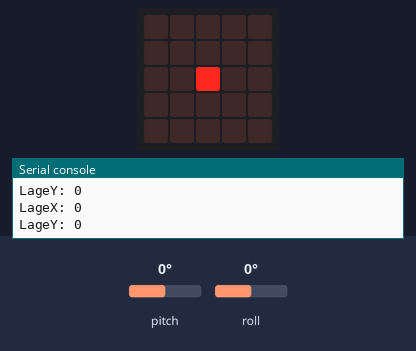
A program run on a simulated Calliope mini (MakeCode). Parts: the board's 5×5 LED display, the last lines printed to the serial console. The test bench sets the inputs (shaded band); at power-on: pitch 0°, roll 0°.

Above: at 1.2 s.
1.3 s: pitch set to -172°
At 1.9 s:
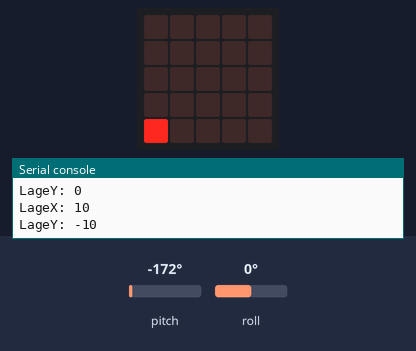
3.0 s: roll set to -172°
At 4.3 s:
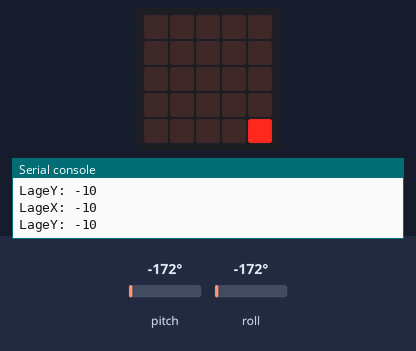
4.6 s: pitch set to 90°
At 5.6 s:
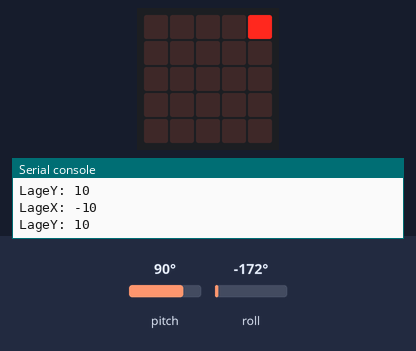
6.2 s: roll set to 0°
At 6.8 s:
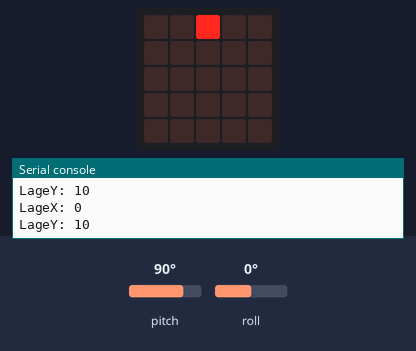
7.7 s: pitch set to -90°
At 9.0 s:
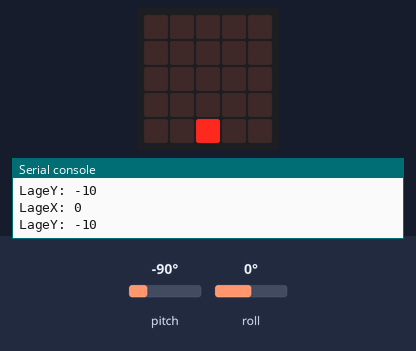
9.3 s: pitch set to 0°
At 10.4 s:
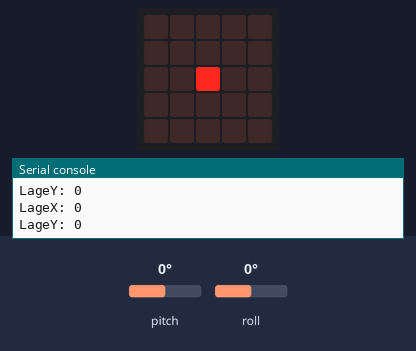
Timing chart, 0 to 11.9 s (numbered marks = the images above; inputs shaded):
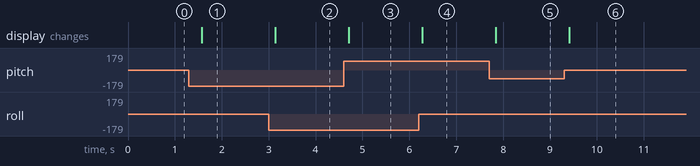

The program:

main.ts
```typescript
let PunktY = 0
let PunktX = 0
let LageY = 0
let LageX = 0
let MaximalerWinkel = 10
serial.redirectToUSB()
basic.forever(function () {
    LageX = input.rotation(Rotation.Roll)
    LageY = input.rotation(Rotation.Pitch)
    LageX = Math.constrain(LageX, MaximalerWinkel * -1, MaximalerWinkel)
    LageY = Math.constrain(LageY, MaximalerWinkel * -1, MaximalerWinkel)
    console.logValue("LageX", LageX)
console.logValue("LageY", LageY)
PunktX = Math.map(LageX, MaximalerWinkel * -1, MaximalerWinkel, 4, 0)
    PunktY = Math.map(LageY, MaximalerWinkel * -1, MaximalerWinkel, 4, 0)
    basic.clearScreen()
    led.plot(PunktX, PunktY)
    basic.pause(500)
})
```

test.ts
```typescript
// Hier kann man Tests durchführen; diese Datei wird nicht kompiliert, wenn dieses Paket als Erweiterung verwendet wird.
```

Measured:
- after the input at 1.3 s, the display: changes after 0.27 s (image 1)
- after the input at 3.0 s, the display: changes after 0.14 s (image 2)
- after the input at 4.6 s, the display: changes after 0.11 s (image 3)
- after the input at 6.2 s, the display: changes after 0.07 s (image 4)
- after the input at 7.7 s, the display: changes after 0.14 s (image 5)
- after the input at 9.3 s, the display: changes after 0.11 s (image 6)
